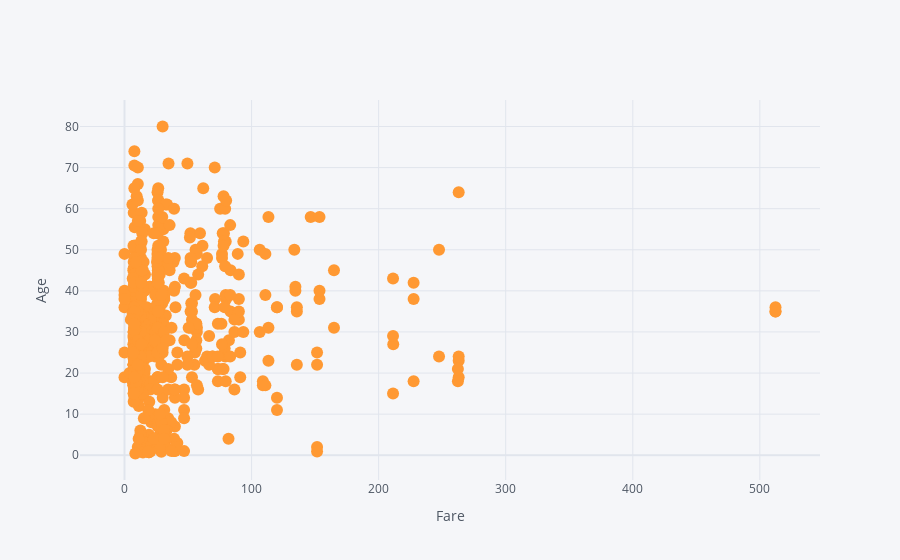

This figure's notebook cell:
### Code cell
titanic.iplot(kind='scatter', x='fare', y='age', mode='markers', xTitle='Fare', yTitle='Age')

### Figure 1 — Plotly figure (JSON) as saved in the notebook; plotly's stock layout.template omitted (floating-point values rounded to 4 significant figures; data arrays with more than 128 entries replaced by an {"elided": "..."} marker saying what was removed)
{"data": [{"line": {"color": "rgba(255, 153, 51, 1.0)", "dash": "solid", "shape": "linear", "width": 1.3}, "marker": {"size": 12, "symbol": "circle"}, "mode": "markers", "name": "age", "text": "", "type": "scatter", "x": {"elided": "891 float values"}, "y": {"elided": "891 mixed values"}}], "layout": {"legend": {"bgcolor": "#F5F6F9", "font": {"color": "#4D5663"}}, "paper_bgcolor": "#F5F6F9", "plot_bgcolor": "#F5F6F9", "title": {"font": {"color": "#4D5663"}}, "xaxis": {"gridcolor": "#E1E5ED", "showgrid": true, "tickfont": {"color": "#4D5663"}, "title": {"font": {"color": "#4D5663"}, "text": "Fare"}, "zerolinecolor": "#E1E5ED"}, "yaxis": {"gridcolor": "#E1E5ED", "showgrid": true, "tickfont": {"color": "#4D5663"}, "title": {"font": {"color": "#4D5663"}, "text": "Age"}, "zerolinecolor": "#E1E5ED"}}}
